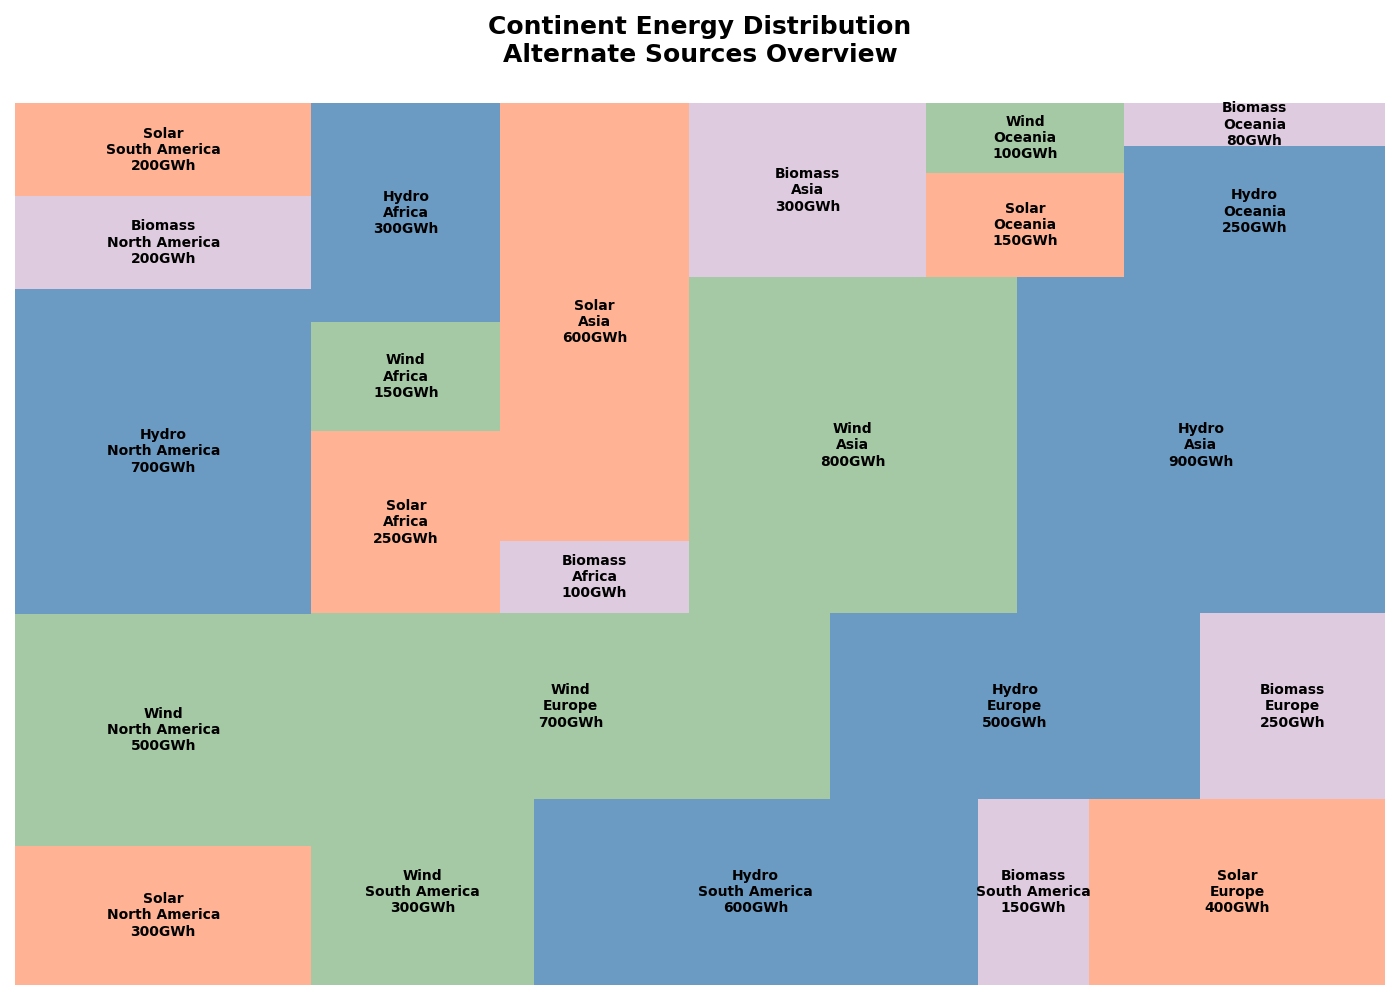

Recreate this plot in Python.
import matplotlib.pyplot as plt
import squarify

renewable_data = {
    'North America': {'Solar': 300, 'Wind': 500, 'Hydro': 700, 'Biomass': 200},
    'South America': {'Solar': 200, 'Wind': 300, 'Hydro': 600, 'Biomass': 150},
    'Europe': {'Solar': 400, 'Wind': 700, 'Hydro': 500, 'Biomass': 250},
    'Africa': {'Solar': 250, 'Wind': 150, 'Hydro': 300, 'Biomass': 100},
    'Asia': {'Solar': 600, 'Wind': 800, 'Hydro': 900, 'Biomass': 300},
    'Oceania': {'Solar': 150, 'Wind': 100, 'Hydro': 250, 'Biomass': 80}
}

labels = []
values = []
colors = []
# New set of colors for visualization
base_colors = {
    'Solar': '#FFA07A',  # Light Salmon
    'Wind': '#8FBC8F',   # Dark Sea Green
    'Hydro': '#4682B4',  # Steel Blue
    'Biomass': '#D8BFD8' # Thistle
}

for continent, sources in renewable_data.items():
    for source, value in sources.items():
        labels.append(f'{source}\n{continent}\n{value}GWh')
        values.append(value)
        colors.append(base_colors[source])

plt.figure(figsize=(14, 10))
squarify.plot(sizes=values, label=labels, color=colors, alpha=0.8, text_kwargs={'fontsize': 10, 'weight': 'bold', 'wrap': True})

plt.title('Continent Energy Distribution\nAlternate Sources Overview', fontsize=18, fontweight='bold', pad=30)
plt.axis('off')

plt.tight_layout()
plt.show()
